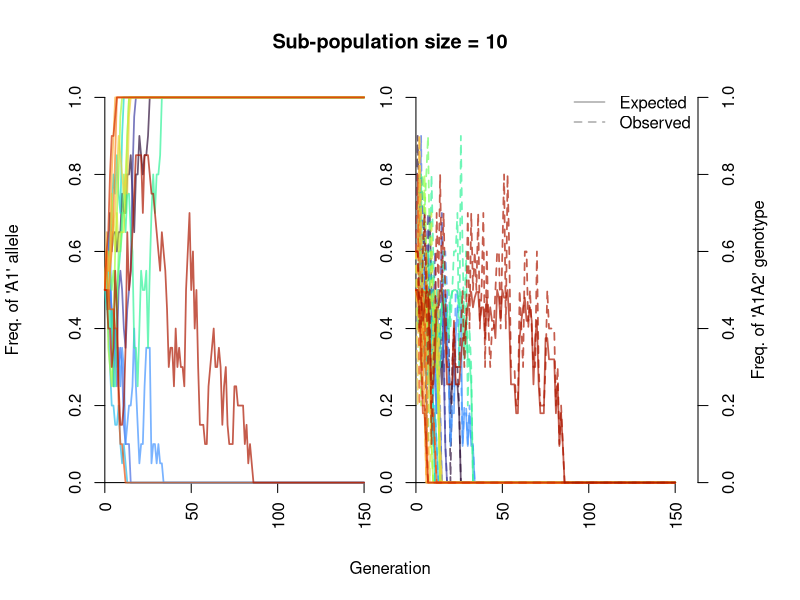
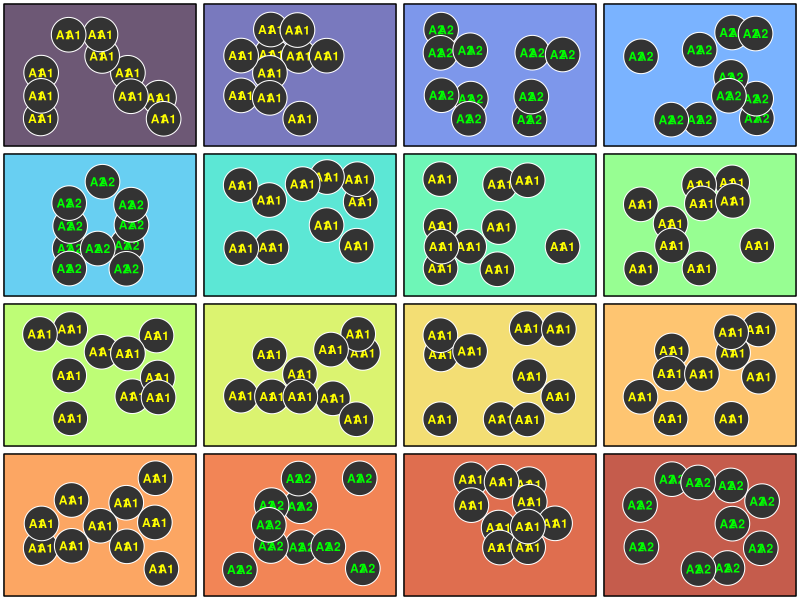

These charts were generated, in order, by the following R code:
# Clear memory, close plotting devices
rm(list = ls())
graphics.off()

# Load packages:
library(viridis)

# choose plotting options

# plot a graphic of the genotypes in each sub-population at the final generation?
plot.genotypes <- TRUE
# slow down genetic drift plotting to see one popn at a time
plot.delay <- 0.2 # change to e.g. 0.2 to slow down

# Set up population parameters

# no of diploid individuals
n <- 10
# number of generations to simulate
n.gen <- 150
# frequency of A1 allele at generation 0
p <- 0.5 
# frequency of A2 allele at generation 0
q <- 1 - p
# number of sub-populations to simulate
n.subpop <- 16
# selection coefficient against A1A1 (selection against A1A2 is s/2)
s <- 0 # try e.g. 0.05 
# additional selection against heterozygotes
s.het <- 0 

# probability of fixation for a new allele
1 / (2 * n)
# probability of fixation for a new nearly neutral allele:
-2 * s / (1 - exp(4 * n * s))

# create a template data frame to store genotypes
pop <- expand.grid(id = 1:n, gen = 0:n.gen, allele1 = NA, allele2 = NA)

# initialise founder population with exact allele frequency
pop[pop$gen == 0, c("allele1", "allele2")] <- 
  sample(c(rep("A1", round(p * n * 2)), rep("A2", round((1 - p) * n * 2))))

# have a look
pop[pop$gen == 0, ]

# simulate evolution forwards in time
start.time <- Sys.time()
simres <-
  lapply(1:n.subpop, function(j) {

    print("Generation 0", quote = FALSE)
    print(pop[pop$gen == 0, c("allele1", "allele2")], row.names = FALSE)
    
    for(generation in 1:n.gen) {
      print(paste("Generation", generation), quote = FALSE, row.names = FALSE)
      # pick mate pairs at random
      n.A1 <- rowSums(pop[pop$gen == (generation - 1), c("allele1", "allele2")] == "A1")
      w <- 1 -  n.A1/2 * s
      w.het <- 1 - (n.A1 == 1) * s.het
      parents <- replicate(n, sample(1:n, 2, replace = FALSE, prob = w * w.het))
      this.gen <-
        sapply(1:n, function(i) {
          allele.tab <- pop[pop$gen == (generation - 1), ][parents[, i], c("allele1", "allele2")]
          apply(allele.tab, 1, sample, 1)
        })
      pop[pop$gen == generation, c("allele1", "allele2")] <- t(this.gen)
      print(pop[pop$gen == generation, c("allele1", "allele2")], row.names = FALSE)
    }
    
    freq <- 
      sapply(0:n.gen, function(generation) {
        mean(unlist(pop[pop$gen == generation, c("allele1", "allele2")]) == "A1")
      })
    
    pop$genotype <- apply(pop[, c("allele1", "allele2")], 1, function(x) paste0(sort(x), collapse = ""))
    pop$genotype <- factor(pop$genotype, c("A1A1", "A1A2", "A2A2"))
    frequencies <- data.frame(gen = 0:n.gen)
    frequencies$A1 <- freq
    frequencies$A2 <- 1 - frequencies$A1
    frequencies$A1A1.exp <- frequencies$A1^2
    frequencies$A1A2.exp <- 2 * frequencies$A1 * frequencies$A2
    frequencies$A2A2.exp <- frequencies$A2^2
    frequencies[, c("A1A1.obs", "A1A2.obs", "A2A2.obs")] <- 
      do.call("rbind", (tapply(pop$genotype, pop$gen, function(x) prop.table(table(x)))))
    
    rowSums(frequencies[, c("A1A1.exp", "A1A2.exp", "A2A2.exp")])
    rowSums(frequencies[, c("A1A1.obs", "A1A2.obs", "A2A2.obs")])
    
    #message_parallel(paste0(100 * (j/n.subpop), "%"))
    
    return(list(pop = pop, frequencies = frequencies))
  })
finish.time <- Sys.time()

par(mar = c(5.1, 4.1, 4.1, 5.1))
gap <- ceiling(n.gen/5)
lwd <- 1.7
plot(x = 0:n.gen, y = 0:n.gen, ylim = 0:1, type = "n", xlab = "Generation", 
     ylab = "Freq. of 'A1' allele",
     xlim = c(0, n.gen * 2 + gap), axes = FALSE)
axis.labels <- pretty(c(0:n.gen))
axis(1, at = axis.labels, las = 3, pos = 0)
axis(1, at = axis.labels + n.gen + gap, labels = axis.labels, las = 3, pos = 0)
axis(2, pos = 0)
axis(2, pos = n.gen + gap)
axis(4)
mtext("Freq. of 'A1A2' genotype", side = 4, line = 2.5)
title(paste("Sub-population size =", n))
legend("topright", c("Expected", "Observed"), lty = 1:2,
       col = grey(0.7), bty = "n", lwd = lwd)

cols <- viridis(n.subpop + 1, alpha = 0.7, option = "turbo")

lapply(1:n.subpop, function(i) {
  x <- simres[[i]]
  Sys.sleep(min(plot.delay, 2/n.subpop))
  lines(x = 0:n.gen, y = x$frequencies$A1, 
        col = cols[i], lwd = lwd)
  lines(x = (0:n.gen) + gap + n.gen, y = x$frequencies$A1A2.exp, 
        col = cols[i], lwd = lwd)
  lines(x = (0:n.gen) + gap + n.gen, y = x$frequencies$A1A2.obs, 
        col = cols[i], lty = 2, lwd = lwd)
})

# final frequencies of A1 allele
final.freq <- sapply(simres, function(x) x$frequencies$A1[x$frequencies$gen == n.gen])
final.freq
finish.time - start.time



if(plot.genotypes) {
  old.par <- 
    par(mfrow = c(ceiling(n.subpop/ceiling(sqrt(n.subpop))), 
                  ceiling(sqrt(n.subpop))), 
        mar = c(0.3, 0.3, 0.3, 0.3))
  final.genotypes.list <- 
    lapply(1:n.subpop, function(i) {
      pop <- simres[[i]]$pop
      out <- pop[pop$gen == n.gen, c("allele1", "allele2")]
      plot(1, type = "n", xlim = 0:1, ylim = 0:1, axes = FALSE)
      rect(par("usr")[1], par("usr")[3],
           par("usr")[2], par("usr")[4],
           col = cols[i])
      
      box()
      gap <- 0.014 + 0.01 * sqrt(n.subpop)
      coords <- 
        expand.grid(x = (1:ceiling(n/2))/(ceiling(n/2)+1), 
                    y = (1:ceiling(n/2))/(ceiling(n/2)+1))
      coords <- coords[sample(nrow(coords), n), ] 
      out <- cbind(out, coords)
      apply(out, 1, function(x) {
        xcoord <- jitter(as.numeric(x[3]), factor = 1.5)
        ycoord <- jitter(as.numeric(x[4]), factor = 2)
        points(xcoord, ycoord, pch = 21, cex = 7, bg = "grey20", col = "white")
        alleles <- sort(unlist(x[1:2]))
        cols <- c(A1 = "yellow", A2 = "green")
        text(x = c(xcoord - gap/2, xcoord + gap/2), y = ycoord, labels = alleles, 
             col = cols[alleles], font = 2, cex = 1.1)
      })
      out
    })
  par(old.par)
  final.genotypes <- do.call("rbind.data.frame", final.genotypes.list)[, c("allele1", "allele2")]
  
  
  # Now we can estimate some population genetic parameters, and use them to answer
  # questions relevant to conservation:
  #  1. Are the sub-populations genetically isolated from each other?
  #  2. If so, 
  #     (a) how long have they been isolated for and 
  #     (b) what is the (effective) size of sub-populations?

  # Frequency of the A1 allele across the whole population
  p.est <- mean(unlist(final.genotypes) == "A1")
  print(paste("The frequency of the A1 allele across all", 
              n.subpop, "sub-populations is", round(p.est, 3)), 
        quote = FALSE)
  
  # Expected heterozygosity in the total population
  He.est <- 2 * p.est * (1 - p.est)
  print(paste("The expected heterozygosity across all", 
              n.subpop, "sub-populations is", round(He.est, 3)), 
        quote = FALSE)
  
  # Observed homozygosity
  n.homozygote <- sum(apply(final.genotypes, 1, function(x) length(unique(x))) == 2)
  Ho.est <- n.homozygote / (n * n.subpop)
  print(paste("The observed heterozygosity across all", 
              n.subpop, "sub-populations is", round(Ho.est, 3)), 
        quote = FALSE)
  
  # Calculate expected heterozygosity within each population
  Hs.est <- 
    mean(sapply(final.genotypes.list, function(fg) {
      p.est <- mean(unlist(fg[, c("allele1", "allele2")]) == "A1")
      2 * p.est * (1 - p.est)
    }))
  
  # Now we can calculate an estimate of Fit, which measures the total 
  # heterozygote deficit, potentially due to population structure and/or inbreeding
  
  # If Ho is less than He, then F should be > 0.
  Fit.est <- 1 - Ho.est / He.est
  print(paste("Estimated Fit:", round(Fit.est, 3)), 
        quote = FALSE)
  
  # Here Fit.est means "an estimate of F". F simply gauges the extent of 
  # homozygote excess (how many more homozygotes are there compared to the HWE expectation?).
  
  # We can also calculate Fst (see chapter 9 of CGP, eqn 9.3)
  Fst.est <-  1 - Hs.est / He.est
  print(paste("Estimated Fst:", round(Fst.est, 3)), 
        quote = FALSE)
  

  # We can also rearrange CGP eqn 9.4 to calculate Fis, the inbreeding coefficient,
  # which gauges the portion of heterozygote deficit (Fit) due to inbreeding rather than
  # population structure
  Fis.est <- (Fit.est - Fst.est) / (1 - Fst.est)
  print(paste("Estimated Fis:", round(Fis.est, 3)), 
        quote = FALSE)
  
  
  
  # To summarise, we break Fit down into Fis, the portion of F due to inbreeding 
  # (between individuals within sub-populations) and Fst, the portion of Fit due to divergence 
  # between sub-populations (population structure).  
  # 
  # Why do we expect isolation between sub-populations to lead to fewer homozygotes 
  # than expected and therefore high Fst? Perhaps this is easier to imagine if we take
  # an extreme case. Make the following changes near the top of the code:
  #   Set plot.genotypes to be TRUE, not FALSE
  #   Change the number generations (n.gen) to 100
  # Now run the code by clicking on "Source".

  # You should now see a diagram of all the sub-populations as different coloured 
  # squares, with individuals as black rectangles, and with each individual showing its
  # genotype. Probably most of the sub-populations will be full of either A1A1 homozygotes, 
  # or A2A2 homozygotes, with very few or no heterozygotes. This is because mating 
  # is not random among the whole population but restricted to within sub-populations
  
  
  # We know this assumption is true only because we have simulated the data. 
  # 
  # What does Fst mean, in practical terms? I.e. what can we learn about 
  # the "real" sub-populations from our Fst estimate?
  # To do that we have to make some assumptions about the population,
  # which taken together will form a model.
  # Let's assume that: 
  #   the sub-populations are diverging independently from a common ancestor with no migration
  #   all the sub-populations are the same constant size
  #   no mutation
  #   no selection
  #   the sub-populations have not reached equilibrium (think about why this assumption is necessary)
  #   random mating
  #   non-overlapping generations
  # If all of the above apply, the following equation holds:
  #
  #   Fst = 1 - (1 - 1/(2*n))^t
  # 
  # where n is the size of the sub-populations and t is the number of generations since divergence.
  #
  # My source for this equation was equations 9.9 of CGP.
  #
  # We know both n and t, so we can use this equation to calculate what Fst should be:

  print("***********************************", quote = FALSE)
  print(paste("Estimated Fst:", round(Fst.est, 3)), quote = FALSE)
  print(paste("'True' Fst:", round(1 - (1 - 1/(2*n))^n.gen, 3)), quote = FALSE)
  print("***********************************", quote = FALSE)
  
  # If this was real data, and we knew the (effective) size of each sub-population,
  # we could solve the above equation for t (time in generations), and estimate
  # the age of the sub-populations in no of generations since divergence:
  t.est <- log(1 - Fst.est) / log((1 - 1/(2*n)))
  print("***********************************", quote = FALSE)
  print(paste("Estimated no of generations since splitting:", 
              round(t.est, 1)), 
        quote = FALSE)
  print(paste("True number of generations:", n.gen), 
        quote = FALSE)
  print("***********************************", quote = FALSE)
  #
  # Alternatively, if we know the number of generations since splitting
  # (which is probably more realistic) we can estimate the effective size
  # of the sub-populations.
  # Solve the above equation for n:
  n.est <- 1/(2*(1 - (1 - Fst.est)^(1/n.gen)))
  print("***********************************", quote = FALSE)
  print(paste("Estimated effective sub-population size (Ne):", 
              round(n.est, 1)), 
        quote = FALSE)
  print(paste("True effective sub-population size (Ne):", n), quote = FALSE)
  print("***********************************", quote = FALSE)
  
}






